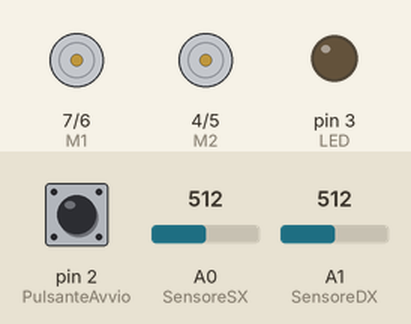
Bench run of a sketch on a simulated Arduino Uno, built with avr-gcc and run on an emulated ATmega328P. Parts: direction and speed pins drawn as motors (green arrow = direction pin HIGH = forward, orange = LOW = backward, longer = more drive), output pins drawn as LEDs (lit = HIGH). Dashed ring = blinking. The test bench sets the inputs (shaded band); at power-on: pin 2 (PulsanteAvvio) HIGH, A0 (SensoreSX) = 512, A1 (SensoreDX) = 512. What the sketch prints to the serial monitor is not drawn.

Above: at 1.2 s.
1.3 s: pin 2 (PulsanteAvvio) pulled LOW for 1 s
At 1.45 s:
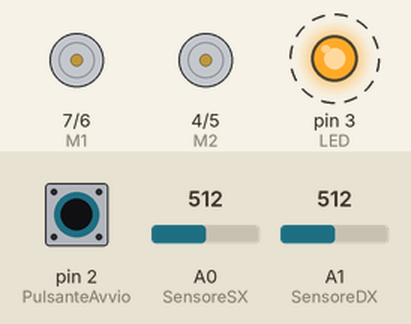
4.3 s: pin 2 (PulsanteAvvio) pulled LOW for 0.15 s
At 5.0 s:
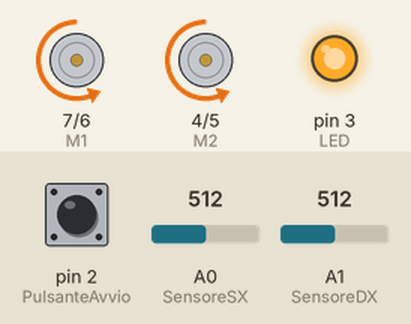
6.1 s: A0 (SensoreSX) set to 716
At 7.3 s:
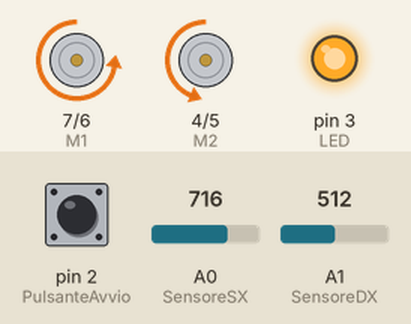
7.6 s: A1 (SensoreDX) set to 245
At 8.5 s:
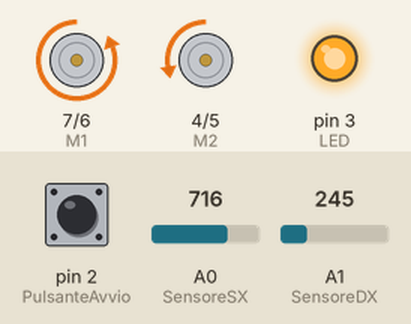
9.1 s: A0 (SensoreSX) set to 150
At 9.5 s:
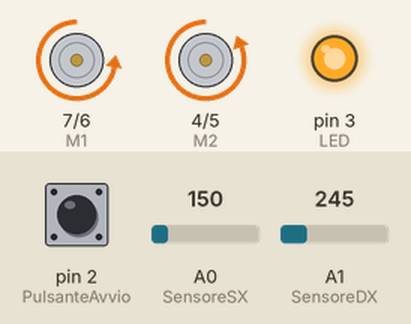
10.6 s: A1 (SensoreDX) set to 122
At 11.9 s:
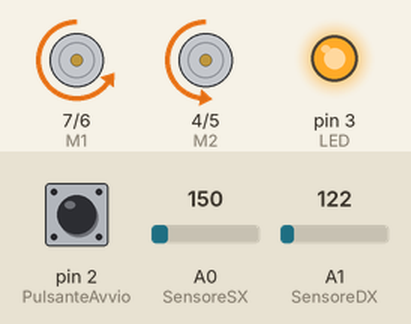
Timing chart, 0 to 13.1 s (numbered marks = the images above; inputs shaded):
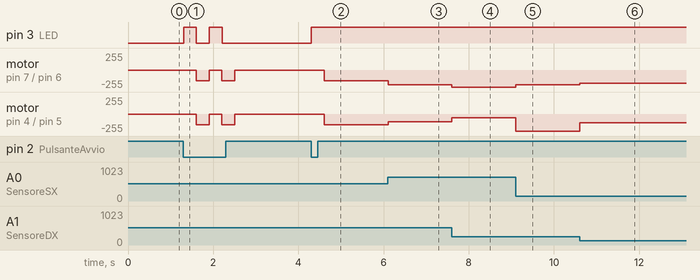

Measured:
- after the input at 1.3 s, pin 3 (LED): alternates HIGH for 0.30 s and LOW for 0.30 s, 4 changes in all, then stays LOW, starting at once; motor on pin 7 (M1) / pin 6 (E1), motor on pin 4 (M2) / pin 5 (E2): alternates backward 160/255 for 0.30 s and stopped for 0.30 s, 4 changes in all, then stays stopped, starting after 0.31 s
- after the input at 4.3 s, pin 3 (LED): LOW → HIGH at once; motor on pin 7 (M1) / pin 6 (E1), motor on pin 4 (M2) / pin 5 (E2): stopped → backward 160/255 after 0.31 s
- after the input at 6.1 s, motor on pin 7 (M1) / pin 6 (E1): backward 160/255 → backward 223/255 at once; motor on pin 4 (M2) / pin 5 (E2): backward 160/255 → backward 114/255 at once
- after the input at 7.6 s, motor on pin 7 (M1) / pin 6 (E1): backward 223/255 → backward 255/255 at once; motor on pin 4 (M2) / pin 5 (E2): backward 114/255 → backward 54/255 at once
- after the input at 9.1 s, motor on pin 7 (M1) / pin 6 (E1): backward 255/255 → backward 223/255 at once; motor on pin 4 (M2) / pin 5 (E2): backward 54/255 → backward 255/255 at once
- after the input at 10.6 s, motor on pin 7 (M1) / pin 6 (E1): backward 223/255 → backward 196/255 at once; motor on pin 4 (M2) / pin 5 (E2): backward 255/255 → backward 130/255 at once

The sketch:

robot_automatico.ino
```cpp
// (licence header left out)
#define SensoreSX A0  // sensore SX al pin analogico 0
#define SensoreDX A1  // sensore DX al pin analogico 1
#define PulsanteAvvio 2 // pulsante di accensione del robot al pin digitale 2
#define LED 3 // LED notifica funzionamento robot al pin digitale 3

int vdx = 0, vsx = 0, vmax = 160; // nella tesina avevo usato vmax 130
float sx, dx; // variabili contenenti il valore letto dalle 2 fotoresistenze (dx e sx)
// questi sono i valori (riportati sulla scheda per il controllo del PWM) per poter controllare velocità e direzione dei 2 motori
// E1 e M1 riguardano potenza e direzione del motore di destra
// E2 e M2 riguardano potenza e direzione del motore di sinistra
int E1 = 6, E2 = 5;  // jumper per il controllo della potenza motori
int M1 = 7, M2 = 4;  // jumper per il controllo della direzione motore
int Pulsante, Luce; // variabili per memorizzare lo stato del PulsanteAvvio e LED
int StatoRobot=0;

void setup() {
  Serial.begin(9600);
  pinMode(SensoreSX, INPUT);  // imposto questo pin in input
  pinMode(SensoreDX, INPUT);  // imposto questo pin in input
  pinMode(PulsanteAvvio, INPUT);  // imposto questo pin in input
  digitalWrite(2, HIGH);
  pinMode(LED, OUTPUT);  // imposto questo pin in output
  digitalWrite(3, LOW);  // spengo il led
  pinMode(M1, OUTPUT);  // imposto questo pin in output
  pinMode(M2, OUTPUT);  // imposto questo pin in output
}
void loop() {
  // leggo i valori rilevati dalle 2 fotoresistenze e li memorizzo nelle apposite variabili
  sx = analogRead(SensoreSX);
  dx = analogRead(SensoreDX);
  Pulsante = digitalRead(PulsanteAvvio);
  Serial.println(StatoRobot);
  // se il pulsante è premuto avvio il programma
  if (Pulsante==LOW) {
    if (StatoRobot==0) {
      // dico al software che il robot deve mettersi in movimento
      StatoRobot=1;
      digitalWrite(3, HIGH);  // accendo il led
    } else {
      // dico al software che il robot si deve fermare
      StatoRobot=0;
      digitalWrite(3, LOW);  // spengo il led
    }
    // introduco un delay per dar tempo all'utente di rilasciare il pulsante altrimenti il robot potrebbe accendersi e poi rispegnersi immediatamente
    delay(300);
  }

  // verifico quale è lo stato del robot
  if (StatoRobot==1) {
    // calcolo la velocità del motore di destra in base al rapporto tra i valori letti dai 2 sensori
    vdx = (sx/dx)*vmax;
    // se il valore supera la velocità massima dei motori, lo setto alla sua velocità massima (255)
    if (vdx >= 255) {
      vdx = 255;
    }
    // se il valore di vdx scende sotto 0, lo imposto a 0
    if (vdx < 0) {
      vdx = 0;  // imposto a 0 la velocità del motore sinistro
    }

    // calcolo la velocità del motore di sinistra in base al rapporto tra i valori letti dai 2 sensori
    vsx = (dx/sx)*vmax;
    // se il valore supera la velocità massima dei motori, lo setto alla sua velocità massima (255)
    if (vsx >= 255) {
      vsx = 255;
    }
    // se il rapporto è inferiore a 0 setto la velocità a 0
    if (vsx < 0) {
      vsx = 0;  // imposto a 0 la velocità del motore sinistro
    }

    // imposto senso di marcia del robot (LOW=avanti HIHG=indietro)
    digitalWrite(M1, LOW);  // motore destro
    digitalWrite(M2, LOW);  // motore sinistro

    // imposto velocità motori
    analogWrite(E1, vdx);  // motore destro
    analogWrite(E2, vsx);  // motore sinistro
  } else {
    // se lo stato del robot è a 0, allora faccio fermare il robot impostando a 0 la velocità dei 2 motori
    // imposto velocità motori
    analogWrite(E1, 0);  // motore destro
    analogWrite(E2, 0);  // motore sinistro
  }
}
```
